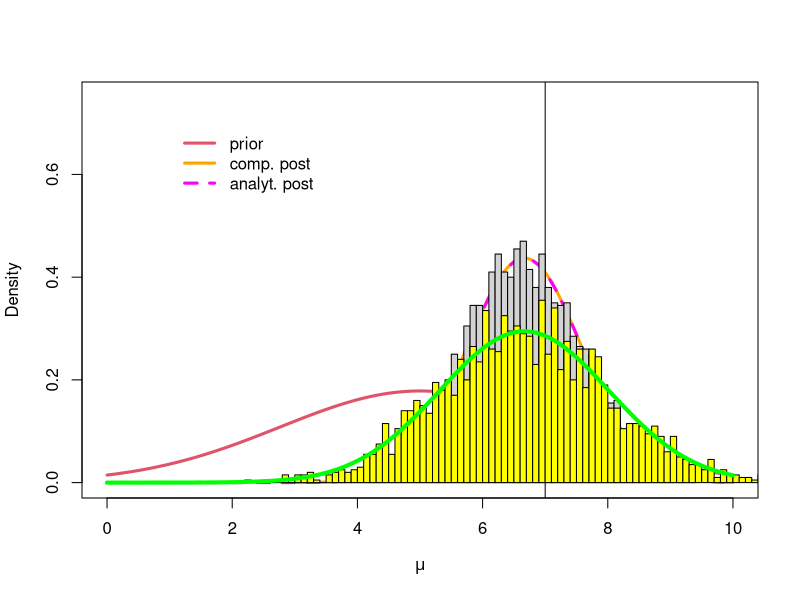
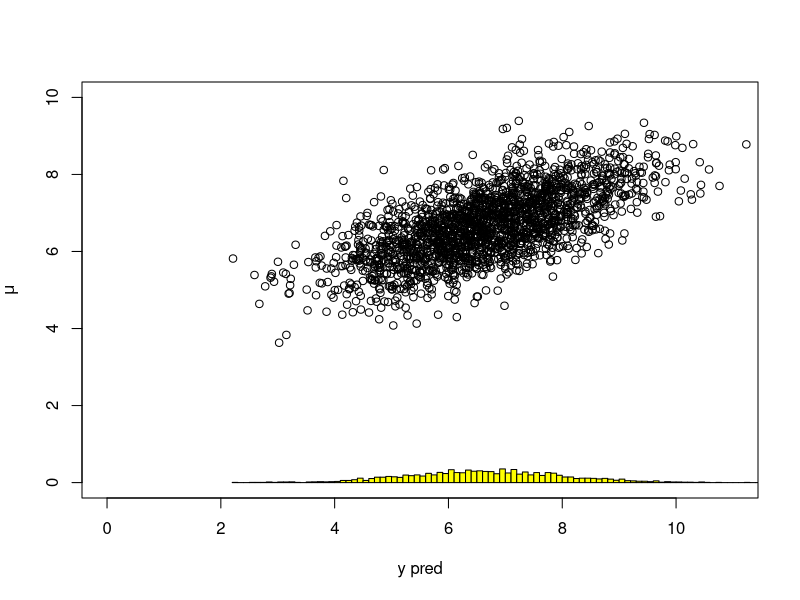
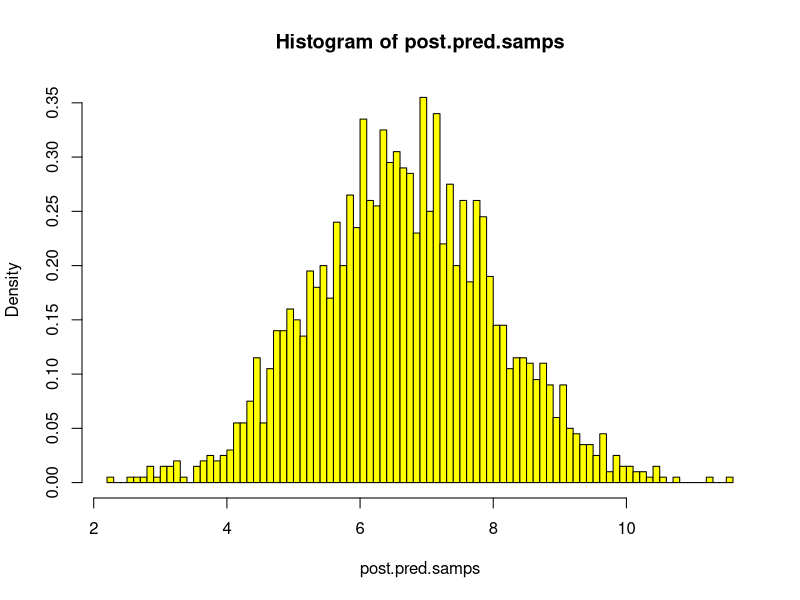

These charts were generated, in order, by the following R code:

#### R-code for INTRODUCTION to Posterior Predictive Distributions in 
### one-parameter normal model.

#### Posterior predictive distribution for Normal model with known variance 
####  (sig2=1) and n=1 where y=7
###  Obtain computationally and then check analytically:

 norm.lik.fun <- function(mu, sig2=1, y) {
 	out <- dnorm(y, mean=mu, sd=sqrt(sig2))
 	return(out)
 	}
 	
 #Use normal prior distribution with mu.0=5, tau2.0=5
 
  ###Computationally find posterior distribution and draw samples from it
  ## Just doing this for practice! (really no need b/c know posterior and can
  ## easily draw from it)
  
   mu.vec <- seq(3,10, length=1000) ##grid over mu
   prior.vec <- apply(cbind(mu.vec), 1, function(mu) {dnorm(mu,mean=5,sd=sqrt(5))})
   lik.vec <- apply(cbind(mu.vec), 1, norm.lik.fun, y=7)
   lik.x.prior.vec <- lik.vec*prior.vec   #multiply them together
   interval.width <- mu.vec[2]-mu.vec[1]
   norm.constant <- sum(lik.x.prior.vec*interval.width)
   posterior.vec <- lik.x.prior.vec/norm.constant
   
  curve(dnorm(x, mean=5, sd=sqrt(5)), from=0, to=10, xlab=expression(mu), ylab="Density", 
           lty=1, lwd=3, col=2, ylim=c(0,0.75))  #prior
     lines(mu.vec, posterior.vec, lty=1, col="orange", lwd=3)  #add to previously made plot
     abline(v=7) #the one piece of data
     curve(dnorm(x,mean=(20/3), sd=sqrt(5/6)), lty=2, col="magenta", lwd=3, add=TRUE) 
         #analytical posterior distribution  It matches!  :)
     legend(1,0.7, legend=c("prior", "comp. post", "analyt. post"), lwd=c(3,3,3), lty=c(1,1,2),
              col=c(2,"orange","magenta"), bty="n")

 
 #Obtain draws from the posterior predictive distribution: We really want to 
 #  repeat these two steps over and over again: 
 #  (1) draw a value of mu from the posterior distribution
 #  (2) draw a value of y from the p(y|mu) using the value of mu draw in (1)
 # 
 #In other words, for each draw from the posterior distribution, obtain a draw from the 
 # posterior pred. distribution.  We could do this in a loop, but it is easier 
 # to just do it all at once in vector/matrix form
 
   ##RUN ONE LINE AT A TIME TO SEE WHAT's GOING ON
   # Draw samples of mu from the posterior distribution 
   n.draws <- 2000
   post.samps <-  sample(mu.vec, size=2000, prob=posterior.vec, replace=TRUE) 
   hist(post.samps, freq=FALSE, col="lightgray", nclass=75, add=TRUE)  #Look reasonable?
   
   #Now, for each draw of mu from the posterior obtained above,
   #draw from the normal distribution with those means!
   
   post.pred.samps <- apply(cbind(post.samps), 1, function(mu) rnorm(1,mean=mu, sd=1))
   hist(post.pred.samps, freq=FALSE, col="yellow", nclass=75, add=TRUE)  #Look reasonable?
   curve(dnorm(x,mean=(20/3), sd=sqrt(1 + (5/6))), lty=1, col="green", lwd=4, add=TRUE) 
       #analytical posterior predictive distribution  It matches!  :)
 
   plot(post.pred.samps, post.samps, ylab=expression(mu), xlab="y pred", xlim=c(0,11), ylim=c(0,10))
     hist(post.pred.samps, freq=FALSE, col="yellow", nclass=75, add=TRUE) 
 
     hist(post.pred.samps, freq=FALSE, col="yellow", nclass=75)  
